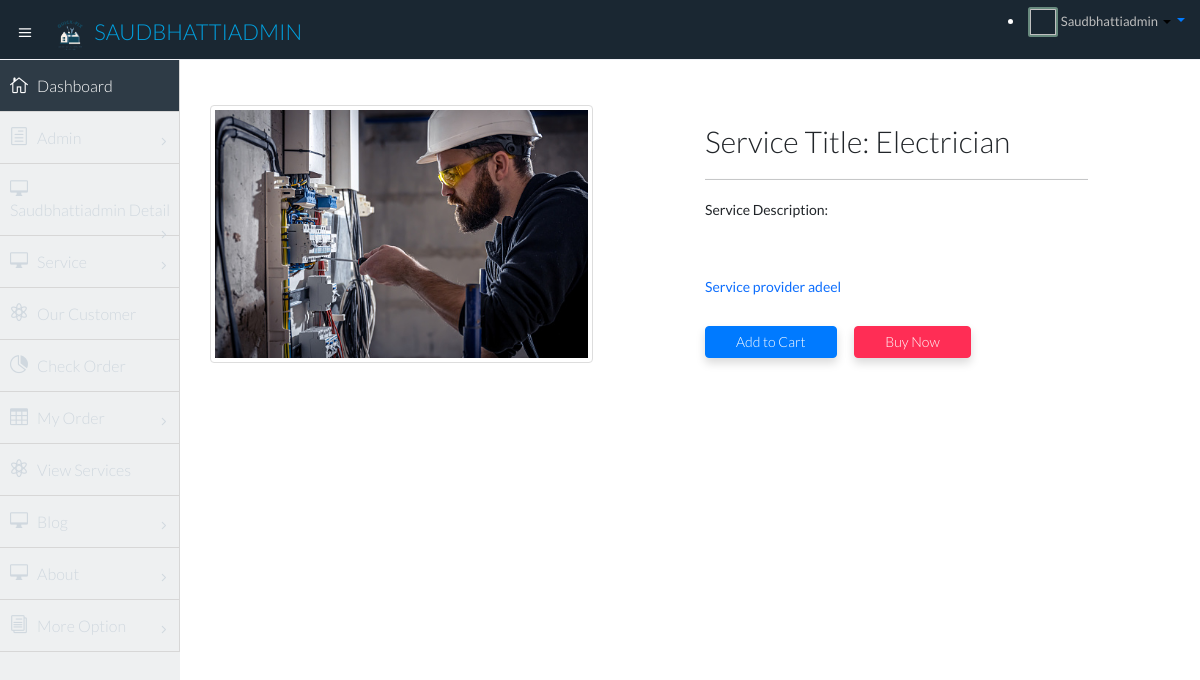
Page /service-detail/11 (signed in) on the committed database.
### app/models.py (models this page shows, shortened)
class Services(models.Model):
    user = models.ForeignKey(User,on_delete=models.CASCADE,null=True)
    name =  models.CharField(max_length=50,null=True, blank=True,validators=[rgname])
    phone_no = models.CharField(max_length=11 ,null=True, blank=True,validators=[pnumber])
    mobile_no = models.CharField(max_length=11 ,null=True, blank=True,validators=[pnumber])
    address = models.CharField(max_length=200,default='abc')
    city =  models.CharField(max_length=70 ,null=True, blank=True,validators=[rgname])
    Province = models.CharField(choices=category_choices,default='Punjab', max_length=56)
    Employee = models.CharField(choices=catagory_emp,default='Plumber', max_length=100)
    Cnic= models.CharField(max_length=13 ,null=True, blank=True,validators=[rgcnic])
    Shop_References = models.TextField(default='shop no address etc')
    Service_image1 = models.ImageField(upload_to='productimg')

### app/views.py (the view)
# urls.py: path('service-detail/<int:pk>', views.service_detail.as_view(), name='service-detail'),
@method_decorator(login_required,name='dispatch')
class service_detail(View):
    def get(self, request, pk):
        service = Services.objects.get(pk=pk)
        item_already_in_cart=False
        item_already_in_cart =Cart.objects.filter(Q(service=service.id)& Q(user=request.user)).exists()
        return render(request,'app/servicedetail.html',{'service':service,'item_already_in_cart':item_already_in_cart})

### app/templates/app/servicedetail.html (shortened to what this page needs)
{% extends 'app/dashbase.html' %}
{% load static %}
{% block main-content %}
<section id="main-content">
  <section class="wrapper">
   <div class="container my-5 ">
        <div class="row">
         <div class="col-lg-5 text-center align-self-center">
          <img src="{{service.Service_image1.url}}" width="600px" height="800px" alt="" class="img-fluid img-thumbnail">
         </div>
         <div class="col-lg-5 offset-sm-1">
          <h2>Service Title: {{service.Employee}}</h2>
          <hr>
          <p>Service Description: {{service.description }}</p> <br>
          <h3><small class=" text-primary ">Service provider {{service.name}}</small></h3> <br>
       {% if item_already_in_cart %}
          <a href="{% url 'showcart' %}" class="btn btn-warning shadow px-5 py-2 ms-4">Go To Cart</a>
        {% else%}
               <form action="/add-to-cart" class="d-inline">
               <button  type="submit" class="btn btn-primary shadow px-5 py-2">Add to Cart</button>
                    <a href="{% url 'showcart' %}" class="btn btn-danger shadow px-5 py-2 ms-4">Buy Now</a>
               </form>
       {% endif %}
         </div>
        </div>
    </div>
  </section>
</section>
{% endblock main-content %}

### app/templates/app/dashbase.html (shortened to what this page needs)
<!DOCTYPE html>
<html lang="en">
{% load static%}
<head>
    <link href="https://cdn.jsdelivr.net/npm/bootstrap@5.0.0-beta1/dist/css/bootstrap.min.css" rel="stylesheet">
    <link rel="stylesheet" href="{% static 'app/css/owl.carousel.min.css' %}">
    <link rel="stylesheet" href="{% static 'app/css/all.min.css' %}">
    <link rel="stylesheet" href="{% static 'app/css/style.css' %}">
  <link href="{% static 'css1/bootstrap.min.css'%}" rel="stylesheet">
  <link href="{% static 'css1/bootstrap-theme.css'%}" rel="stylesheet">
  <link href="{% static 'css1/elegant-icons-style.css'%}" rel="stylesheet" />
  <link href="{% static 'css1/font-awesome.min.css'%}" rel="stylesheet" />
  <link href="{% static 'assets/fullcalendar/fullcalendar/bootstrap-fullcalendar.css'%}" rel="stylesheet" />
  <link href="{% static 'assets/fullcalendar/fullcalendar/fullcalendar.css'%}" rel="stylesheet" />
  <link href="{% static 'assets/jquery-easy-pie-chart/jquery.easy-pie-chart.css1'%}" rel="stylesheet" type="text/css1" media="screen" />
  <link rel="stylesheet" href="{% static 'css1/owl.carousel.css'%}" type="text/css1">
  <link href="{% static  'css1/jquery-jvectormap-1.2.2.css'%}" rel="stylesheet">
  <link rel="stylesheet" href="{% static 'css1/fullcalendar.css' %}">
  <link href="{% static 'css1/widgets.css' %}" rel="stylesheet">
  <link href="{% static 'css1/style.css' %}" rel="stylesheet">
  <link href="{% static 'css1/style-responsive.css' %}" rel="stylesheet">
  <link href="{% static 'css1/xcharts.min.css' %}" rel=" stylesheet">
  <link href="{% static 'css1/jquery-ui-1.10.4.min.css' %}" rel="stylesheet">
</head>
<body class="bg-white text-dark">
<section id="container" class="">
  <header class="header dark-bg">
    <div class="toggle-nav">
      <div class="icon-reorder tooltips" data-original-title="Toggle Navigation" data-placement="bottom"><i class="icon_menu"></i></div>
    </div>
    <a href="" class="logo"><img src="{% static 'img/LOGOQF.png' %}" class="img-fluid   img-rounded" height="40px" width="40px" alt="logo"> <span class="lite">{{request.user}}</span></a>
    <div class="top-nav notification-row">
        <li class="dropdown">
          <a data-toggle="dropdown" class="dropdown-toggle" href="">
                          <span class="profile-ava">
                            <img alt="" class="rounded" height="30px" width="30px" src=" {{customer_img.customer_image1.url}}">
                          </span>
                          <span class="username text-capitalize">{{request.user}}</span>
                          <b class="caret"></b>
                      </a>
            {%if perms.ADMIN%}
            </li>
          {%endif%}
    </div>
  </header>
  <aside >
    <div id="sidebar" class="nav-collapse ">
      <ul class="sidebar-menu">
        <li class="active">
          <a class="" href="{% url 'count' %}">
                        <i class="icon_house_alt"></i>
                        <span>Dashboard</span>
                    </a>
        </li>
      {%if perms.ADMIN%}
         <li class="sub-menu">
          <a href="javascript:;" class="">
                        <i class="icon_document_alt"></i>
                        <span>Admin</span>
                         <span class="menu-arrow arrow_carrot-right"></span>
                    </a>
        </li>
      {%endif%}
        <li class="sub-menu">
          <a href="javascript:;" class="">
                        <i class="icon_desktop"></i>
                        <span class="text-capitalize">{{request.user}} Detail</span>
                        <span class="menu-arrow arrow_carrot-right"></span>
                    </a>
        </li>
        <li class="sub-menu">
            <a href="javascript:;" class="">
                          <i class="icon_desktop"></i>
                          <span>Service</span>
                           <span class="menu-arrow arrow_carrot-right"></span>
                      </a>
          </li>
      {%if perms.ADMIN%}
      <li>
        <a class="" href="{% url 'adminviewcutomer'%}">
                      <i class="icon_genius"></i>
                      <span>Our Customer</span>
                  </a>
      </li>
        <li>
          <a class="" href="{%url 'orderadmin'%}">
                        <i class="icon_piechart"></i>
                        <span>Check Order</span>
                    </a>
        </li>
        {%endif%}
        <li class="sub-menu">
          <a href="javascript:;" class="">
                        <i class="icon_table"></i>
                        <span>My Order</span>
                         <span class="menu-arrow arrow_carrot-right"></span>
                    </a>
        </li>
        <li>
            <a class="" href="{% url 'viewserviescustomerdash'%}">
                          <i class="icon_genius"></i>
                          <span>View Services</span>
                      </a>
          </li>
  {%if perms.ADMIN%}
  <li class="sub-menu">
    <a href="javascript:;" class="">
                  <i class="icon_desktop"></i>
                  <span>Blog</span>
                  <span class="menu-arrow arrow_carrot-right"></span>
              </a>
  </li>
  <li class="sub-menu">
    <a href="javascript:;" class="">
                  <i class="icon_desktop"></i>
                  <span>About</span>
                   <span class="menu-arrow arrow_carrot-right"></span>
              </a>
  </li>
  {%endif%}
        <li class="sub-menu">
          <a href="javascript:;" class="">
                        <i class="icon_documents_alt"></i>
                        <span class="text-capitalize">More Option</span>
                        <span class="menu-arrow arrow_carrot-right"></span>
                    </a>
        </li>
      </ul>
    </div>
  </aside>
  {% block main-content %} {% endblock main-content %}
</section>
</body>
</html>

### rows in the picture
Services: Service_image1 (picture), Employee "Electrician", name "adeel"

### other values in the picture
{{ request.user }} "SAUDBHATTIADMIN"
{{ request.user }} "Saudbhattiadmin"
